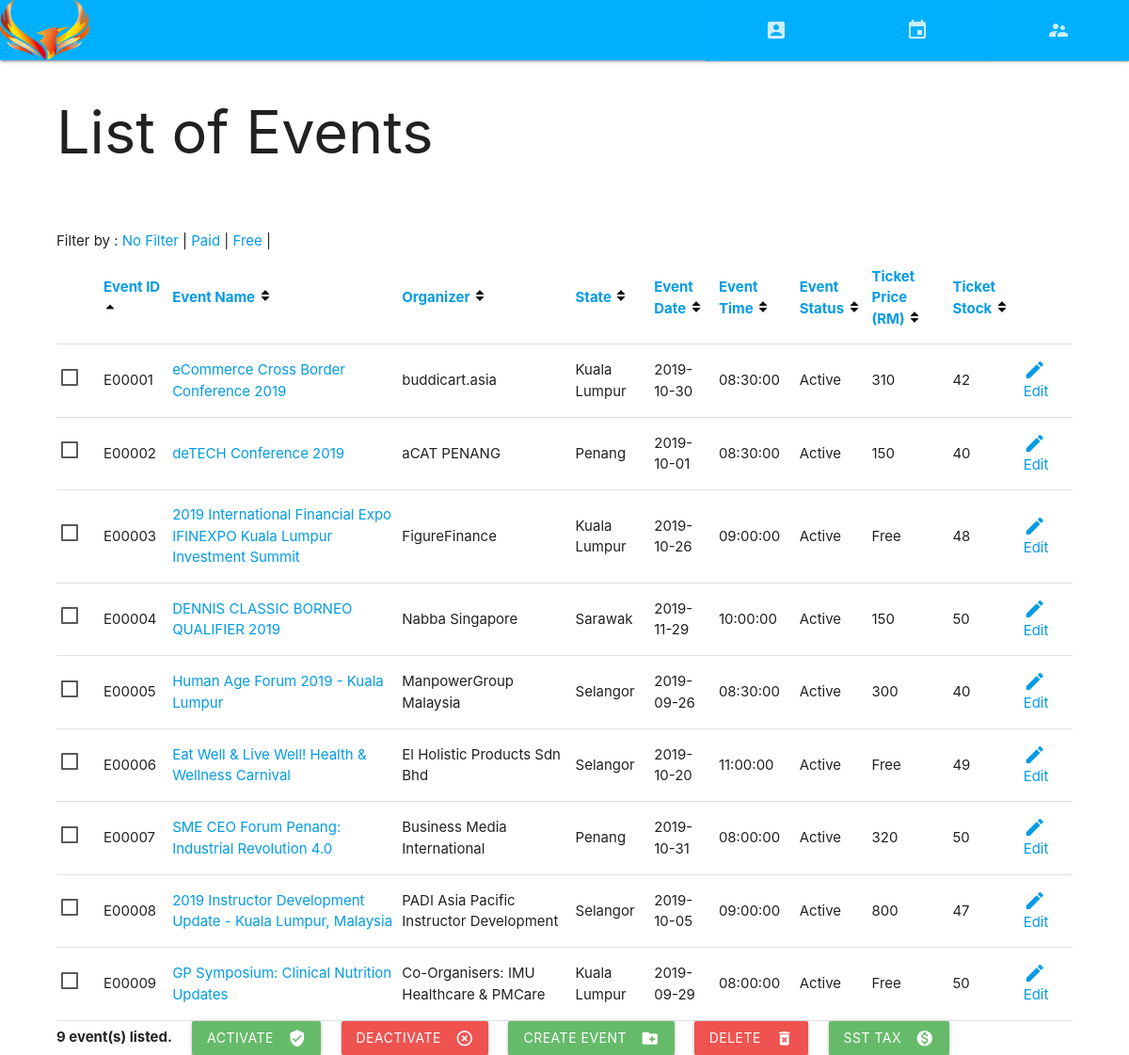
Screenshot of /adminEventList.php with the database file from the repository.
### tables this page shows
CREATE TABLE IF NOT EXISTS `event` (
  `e_ID` char(6) NOT NULL,
  `e_Name` varchar(100) NOT NULL,
  `e_Org` varchar(100) NOT NULL,
  `e_Desc` varchar(5000) NOT NULL,
  `e_Loc` varchar(200) NOT NULL,
  `e_State` char(2) NOT NULL,
  `startDate` date NOT NULL,
  `startTime` time NOT NULL,
  `endDate` date NOT NULL,
  `endTime` time NOT NULL,
  `status` char(1) NOT NULL,
  `fee` char(1) NOT NULL,
  `price` double NOT NULL,
  `ticket` int(3) NOT NULL,
  `sst` double NOT NULL,
  `img` varchar(50) NOT NULL,
  `adminNo` int(11) NOT NULL
);

### adminEventList.php (the view, shortened to what this page needs)
<!DOCTYPE html>
<?php
$header = array(
            "e_ID" => "Event ID",
            "e_Name" => "Event Name",
            "e_Org" => "Organizer",
            "e_State" => "State",
            "startDate" => "Event Date",
            "startTime" => "Event Time",
            "status" => "Event Status",
            "price" => "Ticket Price (RM)",
            "ticket" => "Ticket Stock");
    function getFee(){
        return array("P" => "Paid", "F" => "Free");
    }
?>
<html>
    <head>
    </head>
    <body>
        <header><?php include_once './adminheader.php';?></header>
        <div style="padding-left: 5%;padding-right: 5%;">
        <h1>List of Events</h1>
        <br/><br/>
        <form method="post" action="">
        <?php
        global $fee, $sort, $order, $state;
        $state = getState();
        isset($_GET['fee'])?$fee = $_GET['fee']:$fee = '%';
        isset($_GET['sort'])?$sort = $_GET['sort']: $sort = 'e_ID';
        isset($_GET['order'])?$order = $_GET['order']: $order = "ASC";
        printf("Filter by :    <a href='?sort=%s&order=%s'>No Filter</a>   |   ", $sort, $order);
        $allFee = getFee();
        foreach ($allFee as $key => $value){
            printf("<a href='?sort=%s&order=%s&fee=%s'>%s</a>   |   ", $sort, $order, $key, $value);
        }
        ?>
            <table class="highlight">
        <?php
        echo "<tr><th></th>";
        foreach($header as $key => $value){
            if($key == $sort){
                printf("<th><a href='?sort=%s&order=%s'>%s</a> <img src='img/%s' alt='%s'/></th>", $key,
                    $order == 'ASC'?"DESC":"ASC", $value,
                    $order == 'ASC'?"asc.png":"desc.png", $order == 'ASC'?"sort ascending":"sort descending");
            }else{
                printf("<th><a href='?sort=%s&order=ASC'>%s</a> <img src='img/sort.png' alt='sort' /></th>", $key, $value);
            }
        }
        echo "<th></th></tr>";
                $db = new mysqli(HOST, USER, PASS, NAME);
                $sql = "SELECT e_ID, e_Name, e_Org, e_State, startDate, startTime,
                        status, price, ticket FROM event WHERE fee LIKE '$fee' ORDER BY $sort $order";
                $res = $db->query($sql);
                while($row = $res->fetch_object()){
                    printf("<tr>
                        <td><label><input type='checkbox' name='chk[]' value='%s' class='green'/><span></span></label></td>
                        <td>%s</td>
                        <td><a href='eventPurchaseHistory.php?id=%s'>%s</a></td>
                        <td>%s</td>
                        <td>%s</td>
                        <td>%s</td>
                        <td>%s</td>
                        <td>%s</td>
                        <td>%s</td>
                        <td>%s</td>
                        <td><a href='edit-event.php?id=%s'><i class='material-icons left'>edit</i>Edit</a>
                        </td>
                        </tr>",$row->e_ID ,$row->e_ID, $row->e_ID, $row->e_Name, $row->e_Org,
                            $state[$row->e_State], $row->startDate, $row->startTime,
                            ($row->status == 'A')?"Active":"Inactive", ($row->price == 0)? "Free" : $row->price,
                            $row->ticket, $row->e_ID);
                }
                ?>
        </table>
            <?php echo "<b>$res->num_rows event(s) listed.</b>"; ?>&nbsp;&nbsp;&nbsp;&nbsp;
            <button type="submit" name="btnAc" class="btn waves-effect waves-light" style="background-color: #66bb6a;">Activate
                <i class="material-icons right">verified_user</i>
            </button>&nbsp;&nbsp;&nbsp;&nbsp;
            <button type="submit" name="btnDe" class="btn waves-effect waves-light" style="background-color: #ef5350;">Deactivate
                <i class="material-icons right">highlight_off</i>
            </button>&nbsp;&nbsp;&nbsp;&nbsp;
            <button type="submit" name="insert" class="btn waves-effect waves-light" style="background-color: #66bb6a;">Create Event
                <i class="material-icons right">create_new_folder</i>
            </button>&nbsp;&nbsp;&nbsp;&nbsp;
            <button type="submit" name="btnDelete" class="btn waves-effect waves-light" style="background-color: #ef5350;">Delete
                <i class="material-icons right">delete_forever</i>
            </button>&nbsp;&nbsp;&nbsp;&nbsp;
            <button type="button" class="btn waves-effect waves-light" onclick="document.getElementById('sstForm').style.display='block'"
                    style="background-color: #66bb6a;">SST Tax
                <i class="material-icons right">monetization_on</i>
            </button>&nbsp;&nbsp;&nbsp;&nbsp;
    </form>
    </div>
    </body>
</html>
<?php
function getState(){
    $states = array("JH"=>"Johor","KD"=>"Kedah","KT"=>"Kelantan","KL"=>"Kuala Lumpur",
            "LB"=>"Labuan","MK"=>"Melaka","NS"=>"Negeri Sembilan","PH"=>"Pahang","PN"=>"Penang",
            "PR"=>"Perak","PL"=>"Perlis","PJ"=>"Putrajaya","SB"=>"Sabah","SW"=>"Sarawak",
            "SG"=>"Selangor","TR"=>"Terengganu");
    return $states;
}
?>

### adminheader.php (shortened to what this page needs)
<!DOCTYPE html>
<html>
    <head>
        <link href="header-login.css" rel="stylesheet" type="text/css">
        <link rel="stylesheet" href="https://cdnjs.cloudflare.com/ajax/libs/materialize/1.0.0/css/materialize.min.css" />
    </head>
    <body>
           <nav id="header">
            <div class="nav-wrapper" style="background-color:#00b0ff">
                <a href='adminProfile.php' class="brand-logo">
                    <img src="logo/img3.png" style="width:95px; height: 64px;" title="LYGL Company"/></a>
                <ul class="right hide-on-med-and-down">
                    <li class="drowdown-content"><a href="adminProfile.php">
                            <i class="material-icons" title="Admin Account">supervisor_account</i></a>
                    </li>
                    <li><a href="adminEventList.php"><i class="material-icons" title="Event List">event</i></a></li>
                    <li><a href="adminMemberList.php"><i class="material-icons" title="Member List">account_box</i></a></li>
                </ul>
            </div>
        </nav>
    </body>
</html>

### header-login.css (style rules this page uses)
#header ul { margin: 0px; padding: 0px; list-style: none; }
#header ul li { float: right; width: 150px; height: 65px; background-color: #00b0ff; opacity: .8; line-height: 70px; text-align: center; font-size: 50px; }
#header ul li a { text-decoration: none; color:white; display:block; }

### rows the page displays
event: e_ID "E00001", e_Name "eCommerce Cross Border Conference 2019", e_Org "buddicart.asia", e_State "Kuala Lumpur", startDate "2019-10-30", startTime "08:30:00", status "Active", price "310", ticket "42"
event: e_ID "E00002", e_Name "deTECH Conference 2019", e_Org "aCAT PENANG", e_State "Penang", startDate "2019-10-01", startTime "08:30:00", status "Active", price "150", ticket "40"
event: e_ID "E00003", e_Name "2019 International Financial Expo IFINEXPO Kuala Lumpur Investment Summit", e_Org "FigureFinance", e_State "Kuala Lumpur", startDate "2019-10-26", startTime "09:00:00", status "Active", price "Free", ticket "48"
event: e_ID "E00004", e_Name "DENNIS CLASSIC BORNEO QUALIFIER 2019", e_Org "Nabba Singapore", e_State "Sarawak", startDate "2019-11-29", startTime "10:00:00", status "Active", price "150", ticket "50"
event: e_ID "E00005", e_Name "Human Age Forum 2019 - Kuala Lumpur", e_Org "ManpowerGroup Malaysia", e_State "Selangor", startDate "2019-09-26", startTime "08:30:00", status "Active", price "300", ticket "40"
event: e_ID "E00006", e_Name "Eat Well & Live Well! Health & Wellness Carnival", e_Org "El Holistic Products Sdn Bhd", e_State "Selangor", startDate "2019-10-20", startTime "11:00:00", status "Active", price "Free", ticket "49"
event: e_ID "E00007", e_Name "SME CEO Forum Penang: Industrial Revolution 4.0", e_Org "Business Media International", e_State "Penang", startDate "2019-10-31", startTime "08:00:00", status "Active", price "320", ticket "50"
event: e_ID "E00008", e_Name "2019 Instructor Development Update - Kuala Lumpur, Malaysia", e_Org "PADI Asia Pacific Instructor Development", e_State "Selangor", startDate "2019-10-05", startTime "09:00:00", status "Active", price "800", ticket "47"
event: e_ID "E00009", e_Name "GP Symposium: Clinical Nutrition Updates", e_Org "Co-Organisers: IMU Healthcare & PMCare", e_State "Kuala Lumpur", startDate "2019-09-29", startTime "08:00:00", status "Active", price "Free", ticket "50"

### other values shown
$value "Paid"
$value "Free"
$value "Event ID"
$value "Event Name"
$value "Organizer"
$value "State"
$value "Event Date"
$value "Event Time"
$value "Event Status"
$value "Ticket Price (RM)"
$value "Ticket Stock"
$res->num_rows "9"
